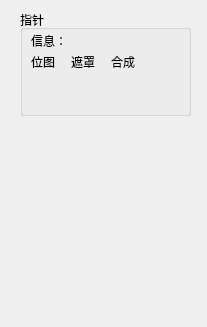
<?xml version="1.0" encoding="UTF-8"?>
<ui version="4.0">
 <class>InfoWidget</class>
 <widget class="QWidget" name="InfoWidget">
  <property name="geometry">
   <rect>
    <x>0</x>
    <y>0</y>
    <width>207</width>
    <height>327</height>
   </rect>
  </property>
  <property name="windowTitle">
   <string>Form</string>
  </property>
  <widget class="QGroupBox" name="groupBox">
   <property name="geometry">
    <rect>
     <x>20</x>
     <y>10</y>
     <width>171</width>
     <height>106</height>
    </rect>
   </property>
   <property name="title">
    <string>指针</string>
   </property>
   <widget class="QWidget" name="">
    <property name="geometry">
     <rect>
      <x>11</x>
      <y>23</y>
      <width>151</width>
      <height>16</height>
     </rect>
    </property>
    <layout class="QHBoxLayout" name="horizontalLayout">
     <item>
      <widget class="QLabel" name="cursorInfoLabel">
       <property name="text">
        <string>信息：</string>
       </property>
      </widget>
     </item>
     <item>
      <widget class="QLabel" name="cursorInfo">
       <property name="sizePolicy">
        <sizepolicy hsizetype="Expanding" vsizetype="Preferred">
         <horstretch>0</horstretch>
         <verstretch>0</verstretch>
        </sizepolicy>
       </property>
       <property name="text">
        <string/>
       </property>
      </widget>
     </item>
    </layout>
   </widget>
   <widget class="QWidget" name="">
    <property name="geometry">
     <rect>
      <x>11</x>
      <y>43</y>
      <width>34</width>
      <height>52</height>
     </rect>
    </property>
    <layout class="QVBoxLayout" name="verticalLayout">
     <item>
      <widget class="QLabel" name="cursorInfo_2">
       <property name="text">
        <string>位图</string>
       </property>
      </widget>
     </item>
     <item>
      <widget class="QLabel" name="cursorBitmap">
       <property name="minimumSize">
        <size>
         <width>32</width>
         <height>32</height>
        </size>
       </property>
       <property name="text">
        <string/>
       </property>
      </widget>
     </item>
    </layout>
   </widget>
   <widget class="QWidget" name="">
    <property name="geometry">
     <rect>
      <x>51</x>
      <y>43</y>
      <width>34</width>
      <height>52</height>
     </rect>
    </property>
    <layout class="QVBoxLayout" name="verticalLayout_2">
     <item>
      <widget class="QLabel" name="cursorInfo_3">
       <property name="text">
        <string>遮罩</string>
       </property>
      </widget>
     </item>
     <item>
      <widget class="QLabel" name="cursorMask">
       <property name="minimumSize">
        <size>
         <width>32</width>
         <height>32</height>
        </size>
       </property>
       <property name="text">
        <string/>
       </property>
      </widget>
     </item>
    </layout>
   </widget>
   <widget class="QWidget" name="">
    <property name="geometry">
     <rect>
      <x>91</x>
      <y>43</y>
      <width>34</width>
      <height>52</height>
     </rect>
    </property>
    <layout class="QVBoxLayout" name="verticalLayout_3">
     <item>
      <widget class="QLabel" name="cursorInfo_4">
       <property name="text">
        <string>合成</string>
       </property>
      </widget>
     </item>
     <item>
      <widget class="QLabel" name="cursorComposed">
       <property name="minimumSize">
        <size>
         <width>32</width>
         <height>32</height>
        </size>
       </property>
       <property name="text">
        <string/>
       </property>
      </widget>
     </item>
    </layout>
   </widget>
  </widget>
 </widget>
 <resources/>
 <connections/>
</ui>
